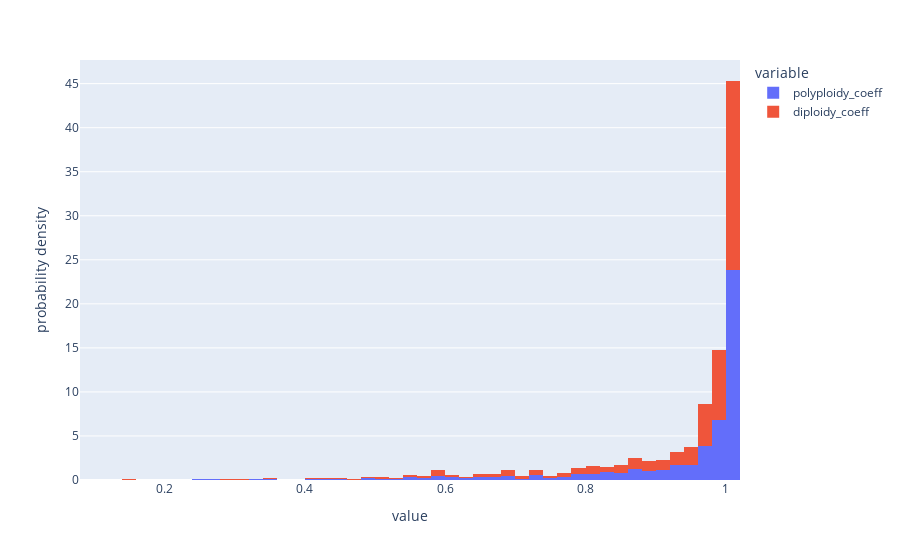

Here is the notebook cell this chart was saved with:
### Code cell
fig = px.histogram(exec_stats, x=["polyploidy_coeff", "diploidy_coeff"], nbins=60, histnorm='probability density')
fig.show()

### Figure 1 — Plotly figure (JSON) as saved in the notebook; plotly's stock layout.template omitted (floating-point values rounded to 4 significant figures; data arrays with more than 128 entries replaced by an {"elided": "..."} marker saying what was removed)
{"data": [{"alignmentgroup": "True", "bingroup": "x", "histnorm": "probability density", "hovertemplate": "variable=polyploidy_coeff<br>value=%{x}<br>probability density=%{y}<extra></extra>", "legendgroup": "polyploidy_coeff", "marker": {"color": "#636efa", "pattern": {"shape": ""}}, "name": "polyploidy_coeff", "nbinsx": 60, "offsetgroup": "polyploidy_coeff", "orientation": "v", "showlegend": true, "type": "histogram", "x": {"elided": "6764 float values"}, "xaxis": "x", "yaxis": "y"}, {"alignmentgroup": "True", "bingroup": "x", "histnorm": "probability density", "hovertemplate": "variable=diploidy_coeff<br>value=%{x}<br>probability density=%{y}<extra></extra>", "legendgroup": "diploidy_coeff", "marker": {"color": "#EF553B", "pattern": {"shape": ""}}, "name": "diploidy_coeff", "nbinsx": 60, "offsetgroup": "diploidy_coeff", "orientation": "v", "showlegend": true, "type": "histogram", "x": {"elided": "6764 float values"}, "xaxis": "x", "yaxis": "y"}], "layout": {"autosize": true, "barmode": "relative", "legend": {"title": {"text": "variable"}, "tracegroupgap": 0}, "margin": {"t": 60}, "xaxis": {"anchor": "y", "autorange": true, "domain": [0, 1], "range": [0.08, 1.02], "title": {"text": "value"}, "type": "linear"}, "yaxis": {"anchor": "x", "autorange": true, "domain": [0, 1], "range": [0, 47.68], "title": {"text": "probability density"}}}}
